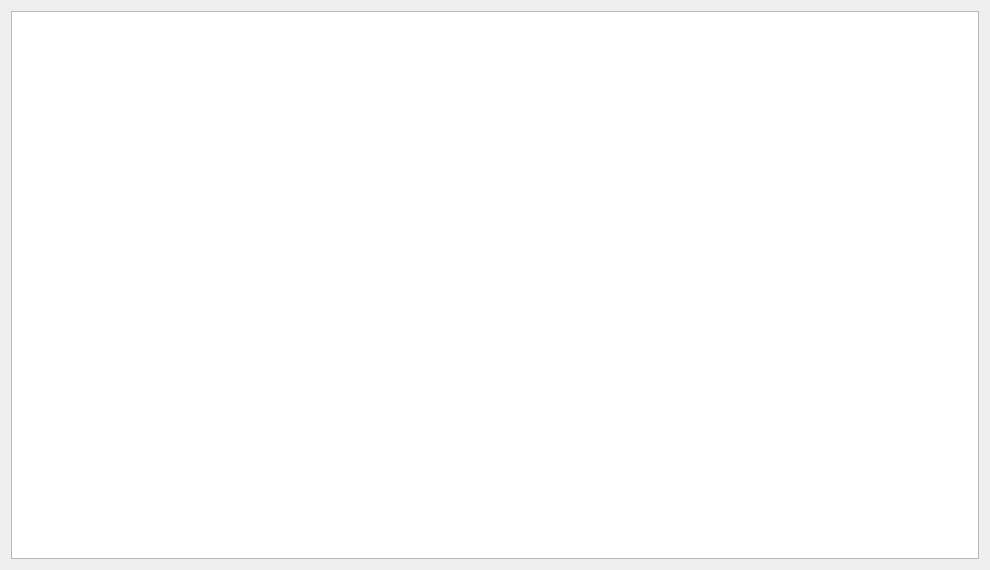
<?xml version="1.0" encoding="UTF-8"?>
<ui version="4.0">
 <class>Dashboard</class>
 <widget class="QWidget" name="Dashboard">
  <property name="geometry">
   <rect>
    <x>0</x>
    <y>0</y>
    <width>990</width>
    <height>570</height>
   </rect>
  </property>
  <property name="windowTitle">
   <string>Form</string>
  </property>
  <layout class="QVBoxLayout" name="verticalLayout">
   <item>
    <widget class="QListWidget" name="listWidget">
     <property name="selectionMode">
      <enum>QAbstractItemView::NoSelection</enum>
     </property>
     <property name="selectionBehavior">
      <enum>QAbstractItemView::SelectItems</enum>
     </property>
     <property name="wordWrap">
      <bool>false</bool>
     </property>
    </widget>
   </item>
  </layout>
 </widget>
 <resources/>
 <connections/>
</ui>
